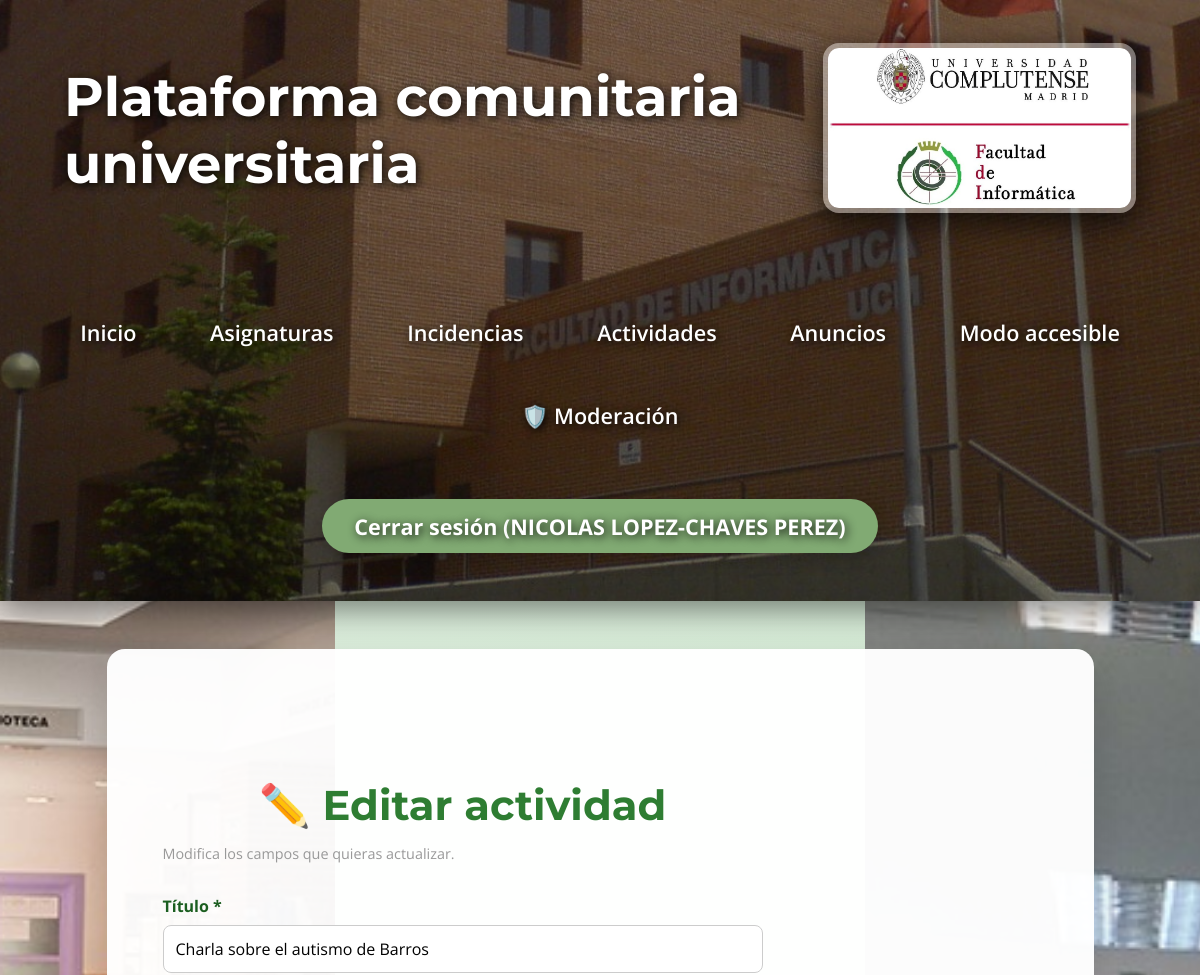
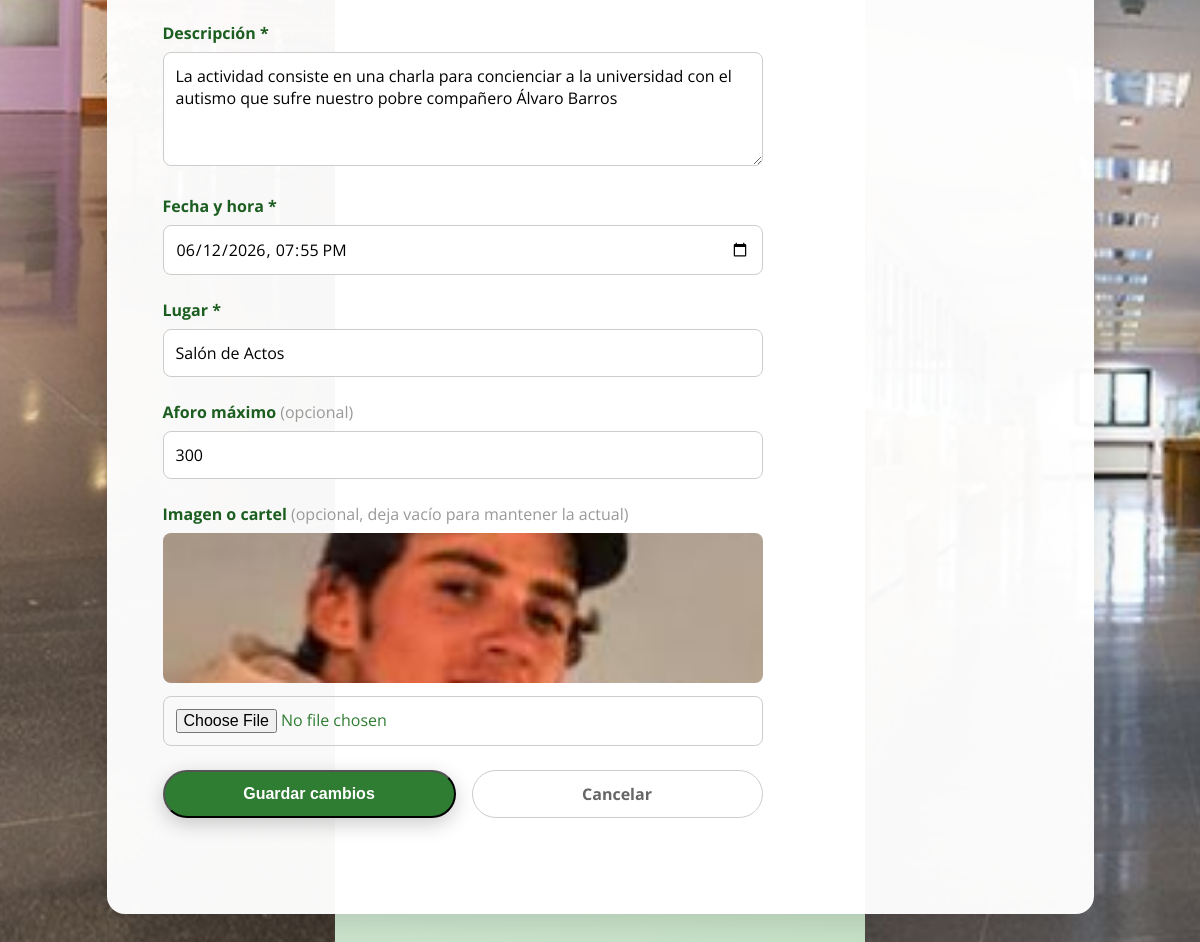
Page /actividades/1/editar (signed in) on the committed database (2 pictures, top to bottom).
### models.py (models this page shows, shortened)
class User(UserMixin, db.Model):
    __tablename__ = "users"
    id = db.Column(db.Integer, primary_key=True)
    email = db.Column(db.String(120), unique=True, nullable=False)
    name = db.Column(db.String(100), nullable=False)
    role = db.Column(db.String(20), nullable=False, default="estudiante")
    password_hash = db.Column(db.String(200), nullable=True)

class Activity(db.Model):
    __tablename__ = "activities"
    id = db.Column(db.Integer, primary_key=True)
    title = db.Column(db.String(200), nullable=False)
    description = db.Column(db.Text, nullable=False)
    date = db.Column(db.DateTime, nullable=False)
    location = db.Column(db.String(200), nullable=False)
    image_filename = db.Column(db.String(255), nullable=True)
    capacity = db.Column(db.Integer, nullable=True)
    status = db.Column(db.String(20), nullable=False, default="pendiente")  # pendiente / aprobada / rechazada
    created_at = db.Column(db.DateTime, default=datetime.utcnow)
    user_id = db.Column(db.Integer, db.ForeignKey("users.id"), nullable=False)
    user = db.relationship("User", backref="activities")
    registrations = db.relationship("ActivityRegistration", backref="activity", lazy=True, cascade="all, delete-orphan")
    likes = db.relationship("ActivityLike", backref="activity", lazy=True, cascade="all, delete-orphan")
    comments = db.relationship("ActivityComment", backref="activity", lazy=True, cascade="all, delete-orphan")

### routes_activities.py (the view, shortened to what this page needs)
@activities_bp.route('/actividades/<int:activity_id>/editar', methods=['GET', 'POST'])
@login_required
def activity_edit(activity_id):
    activity = Activity.query.get_or_404(activity_id)
    if current_user.id != activity.user_id and current_user.role != 'admin':
        flash('No tienes permiso para editar esta actividad.', 'danger')
        return redirect(url_for('activities.activity_detail', activity_id=activity_id))
    return render_template('activities/activity_edit.html', activity=activity, ubicaciones=UBICACIONES)

### app.py (called while the page is built)
@login_manager.user_loader
def load_user(user_id):
    return db.session.get(User, int(user_id))

### templates/activities/activity_edit.html (shortened to what this page needs)
{% extends "base.html" %}
{% block custom_css %}
<link rel="stylesheet" href="{{ url_for('static', filename='css/activities.css') }}">
{% endblock %}
{% block content %}
<div class="form-container" style="max-width: 600px;">
    <h2 class="form-title">✏️ Editar actividad</h2>
    <p class="form-subtitle">Modifica los campos que quieras actualizar.</p>
    <form method="post" enctype="multipart/form-data">
        <div>
            <label class="form-label">Título *</label>
            <input type="text" name="title" required value="{{ activity.title }}" class="form-control">
        </div>
        <div>
            <label class="form-label">Descripción *</label>
            <textarea name="description" required rows="4" class="form-control">{{ activity.description }}</textarea>
        </div>
        <div>
            <label class="form-label">Fecha y hora *</label>
            <input type="datetime-local" name="date" required value="{{ activity.date.strftime('%Y-%m-%dT%H:%M') }}" class="form-control">
        </div>
        <div>
            <label class="form-label">Lugar *</label>
            <input type="text" name="location" required value="{{ activity.location }}" class="form-control">
        </div>
        <div>
            <label class="form-label">Aforo máximo <span style="color:#999; font-weight:400;">(opcional)</span></label>
            <input type="number" name="capacity" min="1" value="{{ activity.capacity or '' }}" class="form-control">
        </div>
        <div>
            <label class="form-label">Imagen o cartel <span style="color:#999; font-weight:400;">(opcional, deja vacío para mantener la actual)</span></label>
            {% if activity.image_filename %}
                <img src="{{ url_for('static', filename='uploads/activities/' + activity.image_filename) }}" style="width: 100%; height: 150px; object-fit: cover; border-radius: 8px; margin-bottom: 0.5rem;">
            {% endif %}
            <input type="file" name="image" accept="image/*" class="form-control">
        </div>
        <div class="form-actions">
            <button type="submit" class="btn-create btn-flex">Guardar cambios</button>
            <a href="{{ url_for('activities.activity_detail', activity_id=activity.id) }}" class="btn-cancel">Cancelar</a>
        </div>
    </form>
</div>
{% endblock %}

### templates/base.html (shortened to what this page needs)
<!DOCTYPE html>
<html lang="es">
<head>
    <link rel="stylesheet" href="{{ url_for('static', filename='css/global.css') }}?v=2">
    {% block custom_css %}{% endblock %}
</head>
<body>
    <header class="main-header">
        <div class="header-content">
            <h1>Plataforma comunitaria universitaria</h1>
            <a href="https://informatica.ucm.es" target="_blank">
                <img src="{{ url_for('static', filename='img/ucm.jpg') }}" alt="Facultad de Informática UCM" class="header-logo">
            </a>
        </div>
        <nav class="main-nav">
            <div class="nav-links">
                <a href="{{ url_for('home') }}">Inicio</a>
                <a href="{{ url_for('subjects.list_subjects') }}">Asignaturas</a>
                <a href="{{ url_for('incidents') }}">Incidencias</a>
                <a href="{{ url_for('activities.activities_list') }}">Actividades</a>
                <a href="{{ url_for('ads') }}">Anuncios</a>
                <a href="{{ url_for('accessible_mode') }}">Modo accesible</a>
                {% if current_user.is_authenticated and current_user.role == 'admin' %}
                    <a href="{{ url_for('moderation_panel') }}">🛡️ Moderación</a>
                {% endif %}
            </div>
            <div class="auth-links">
                {% if current_user.is_authenticated %}
                    <a href="{{ url_for('logout') }}">Cerrar sesión ({{ current_user.name }})</a>
                {% else %}
                    <a href="{{ url_for('login') }}">Iniciar sesión</a>
                {% endif %}
            </div>
        </nav>
    </header>
    <main>
        {% block content %}{% endblock %}
    </main>
</body>
</html>

### static/css/global.css (style rules this page uses)
body { font-family: 'Open Sans', sans-serif; background: linear-gradient(135deg, #e8f5e8 0%, #c8e6c9 100%); margin: 0; padding: 0; min-height: 100vh; color: #2e7d32; }
header h1, header nav a, header .auth-links a { color: rgb(255, 255, 255) !important; text-shadow: 2px 2px 10px rgba(0,0,0,0.9); position: relative; z-index: 2; }
header h1 { font-family: 'Montserrat', sans-serif; font-size: 3.4rem; font-weight: 700; margin: 0; }
nav { margin-top: 2rem; font-size: 1.35rem; display: flex; justify-content: center; align-items: center; flex-wrap: wrap; gap: 2.2rem; }
nav a { color: #e8f5e8; text-decoration: none; font-weight: 600; padding: 0.6rem 1.2rem; border-radius: 10px; transition: all 0.3s; }
.auth-links { display: flex; gap: 1.2rem; }
.auth-links a { background: rgb(129, 170, 115); color: #1b5e20; padding: 0.8rem 2rem; border-radius: 50px; font-weight: bold; box-shadow: 0 6px 18px rgba(0,0,0,0.2); transition: all 0.3s; }
header img { transition: all 0.4s ease; border: 4px solid rgba(255,255,255,0.3); border-radius: 16px; }
main { max-width: 875px; margin: 3rem auto; background: rgba(255,255,255,0.97); padding: 6rem 3.5rem; min-height: 100vh; border-radius: 18px; box-shadow: 0 12px 40px rgba(0,0,0,0.15); }
h2 { color: #1b5e20; font-family: 'Montserrat', sans-serif; font-size: 2.6rem; text-align: center; margin-bottom: 1.5rem; }
.btn-create { background: #2e7d32; color: white; padding: 0.9rem 2rem; border-radius: 50px; text-decoration: none; font-weight: bold; box-shadow: 0 6px 20px rgba(0,0,0,0.2); transition: all 0.3s; }
body::before, body::after { content: ""; position: fixed; top: 0; width: 335px; height: 100%; background-repeat: no-repeat; background-position: center top; background-size: cover; z-index: 0; }
body::before { left: 0; background-image: url('../img/hall.jpg'); }
body::after { right: 0; background-image: url('../img/pasillo.jpg'); }
main, header, nav { position: relative; z-index: 1; }
.main-header { background: linear-gradient(rgba(0,0,0,0.45), rgba(0,0,0,0.55)), url('../img/ucm2.jpg') center top / cover no-repeat; min-height: 420px; padding: 0; position: relative; box-shadow: 0 8px 32px rgba(0,0,0,0.5); }
.header-content { display: flex; justify-content: space-between; align-items: center; padding: 2.5rem 4rem; background: transparent; height: 180px; position: relative; z-index: 2; }
.header-logo { height: 160px; width: auto; border-radius: 16px; box-shadow: 0 10px 30px rgba(0,0,0,0.7); border: 5px solid rgba(255,255,255,0.4); }
.main-nav { text-align: center; padding: 1rem 0 3rem 0; position: relative; z-index: 2; }
.nav-links { display: inline-flex; gap: 2.2rem; flex-wrap: wrap; justify-content: center; }
.auth-links { margin-top: 1.5rem; }

### static/css/activities.css (style rules this page uses)
.form-title { color: #2e7d32; margin-bottom: 0.5rem; }
.form-subtitle { color: #999; font-size: 0.9rem; margin-bottom: 2rem; }
.form-label { font-weight: bold; color: #1b5e20; display: block; margin-bottom: 0.5rem; }
.form-control { width: 100%; padding: 12px; border: 1px solid #ccc; border-radius: 8px; box-sizing: border-box; font-family: inherit; font-size: 1rem; transition: border-color 0.3s; margin-bottom: 1.5rem; }
.form-actions { display: flex; gap: 1rem; }
.btn-flex { flex: 1; padding: 12px; font-size: 1rem; }
.btn-cancel { flex: 1; padding: 12px; text-align: center; border: 1px solid #ccc; border-radius: 50px; color: #666; text-decoration: none; font-size: 1rem; font-weight: bold; transition: all 0.3s; }

### rows in the picture
User: name "NICOLAS LOPEZ-CHAVES PEREZ"
Activity: title "Charla sobre el autismo de Barros", description "La actividad consiste en una charla para concienciar a la universidad con el autismo que sufre nuestro pobre compañero Álvaro Barros", date "06/12/2026 19:55", location "Salón de Actos", capacity "300", image_filename (picture)
